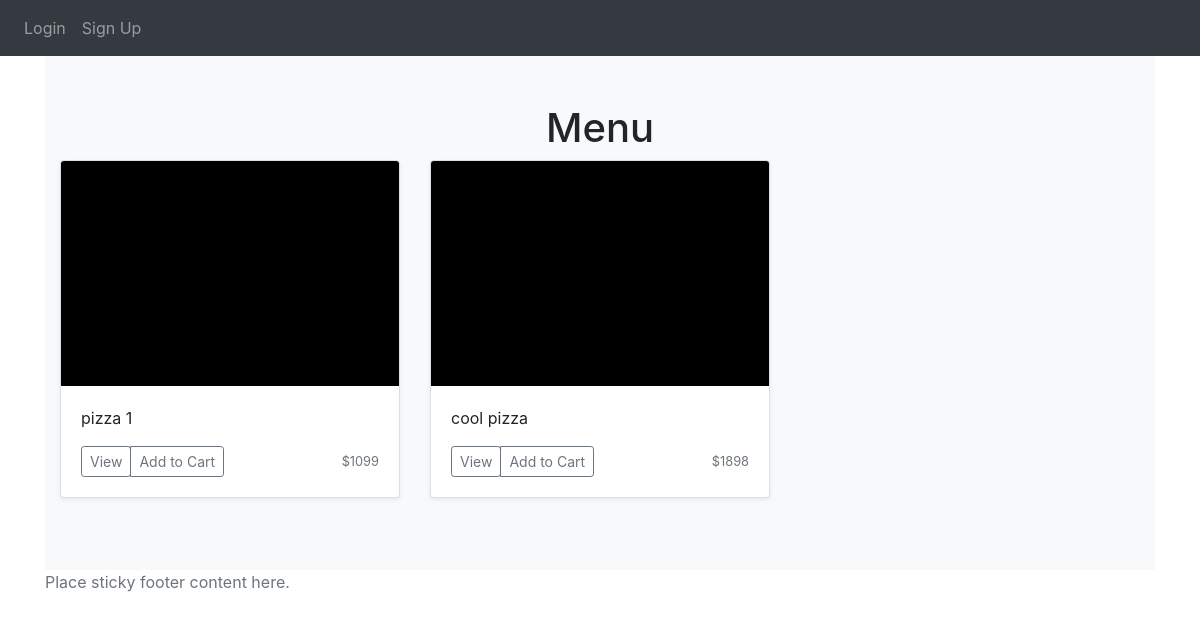
Before: /menu with the older database file.
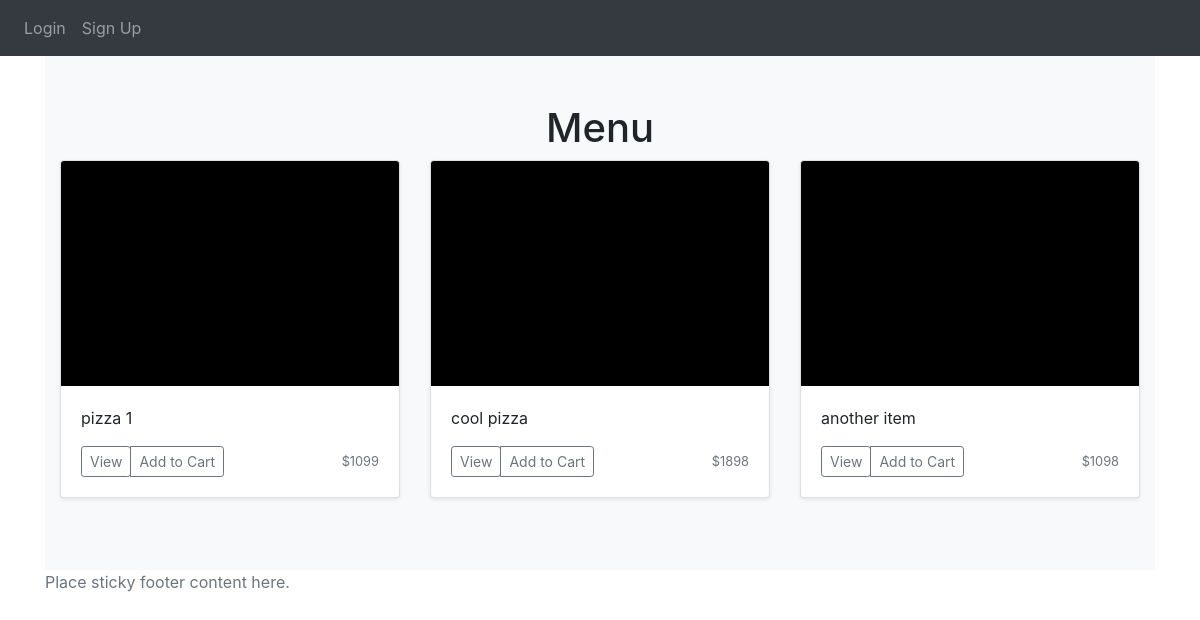
After: the same page with the newer database file.
### website/models.py (models this page shows)
class Items(db.Model):
    id = db.Column(db.Integer, primary_key=True)
    quantity = db.Column(db.Integer)
    price = db.Column(db.Integer)
    option1price = db.Column(db.Integer)
    option2price = db.Column(db.Integer)
    name = db.Column(db.String(150))
    option1Name = db.Column(db.String(150))
    option2Name = db.Column(db.String(150))
    description = db.Column(db.String(500))
    option1Description = db.Column(db.String(500))
    option2Description = db.Column(db.String(500))
    item_image = db.Column(db.String(40))

### website/views.py (the view)
@views.route('/menu', methods=['GET', 'POST'])
def menu():
    rows = Cart.query.filter(Cart.id).count()
    return render_template('menu.html', user=current_user, items=get_items(), rows=rows)

### website/views.py (called while the page is built)
def get_items():
  ids = [id[0] for id in Items.query.with_entities(Items.id).all()] # fixed
  test_items = []
  for id in ids:
    item = Items.query.filter_by(id=id).first()
    grabber = {'id': 0, 'name': '', 'price': 0, 'desc': '', 'img': '', 'toppings': ['']}
    grabber['id'] = item.id
    grabber['name'] = item.name
    grabber['price'] = item.price
    grabber['desc'] = item.description
    grabber['img'] = item.item_image
    test_items.append(grabber)
  return test_items

### website/templates/menu.html (shortened to what this page needs)
{% extends "base.html" %} {% block title %}Menu{% endblock %}
{% block content%}
<div class="album py-5 bg-light">
    <h1 align="center">Menu</h1>
    <div class="container">
      <div class="row">
        {% for item in items %}
        <div class="col-md-4">
          <div class="card mb-4 shadow-sm">
            <div class="card-body">
              <p class="card-text">{{ item.name }}</p>
              <div class="d-flex justify-content-between align-items-center">
                <div class="btn-group">
                  <a href="{{ url_for ('views.item', id=item.id) }}"><button type="button" class="btn btn-sm btn-outline-secondary">View</button></a>
                    <button onClick="addToCart(price1, image1)" class="btn btn-sm btn-outline-secondary">Add to Cart</button>
                </div>
                <small class="text-muted">${{ item.price }}</small>
              </div>
            </div>
          </div>
        </div>
        {% endfor %}
      </div>
    </div>
  </div>
{% endblock %}

### website/templates/base.html (shortened to what this page needs)
<!DOCTYPE html>
<html>
  <head>
    <link
      rel="stylesheet"
      href="https://stackpath.bootstrapcdn.com/bootstrap/4.4.1/css/bootstrap.min.css"
    />
    <link
      rel="stylesheet"
      href="https://stackpath.bootstrapcdn.com/font-awesome/4.7.0/css/font-awesome.min.css"
    />
  </head>
  <body>
    <nav class="navbar navbar-expand-lg navbar-dark bg-dark">
      <div class="collapse navbar-collapse" id="navbar">
        <div class="navbar-nav">
          {% if user.is_authenticated %}
            {% if user.id == 1 %}
            <a class="nav-item nav-link" id="home" href="/admin">Admin</a>
            {% endif %}
          <a class="nav-item nav-link" id="home" href="/">Home</a>
          <a class="nav-item nav-link" id="logout" href="/logout">Logout</a>
          <a class="nav-item nav-link" id="menu" href="/menu">Menu</a>
          <a class="nav-item nav-link" id="cart" href="/cart">Cart ({% block cart %}0{% endblock %})</a>
          {% else %}
          <a class="nav-item nav-link" id="login" href="/login">Login</a>
          <a class="nav-item nav-link" id="signUp" href="/sign-up">Sign Up</a>
          {% endif %}
        </div>
      </div>
    </nav>
    <div class="container">{% block content %} {% endblock %}</div>
  </body>
  <footer class="footer">
    <div class="container">
      <span class="text-muted">Place sticky footer content here.</span>
    </div>
  </footer>
</html>

Changed rows visible on the page:
added Items: name "another item", price "1098"
